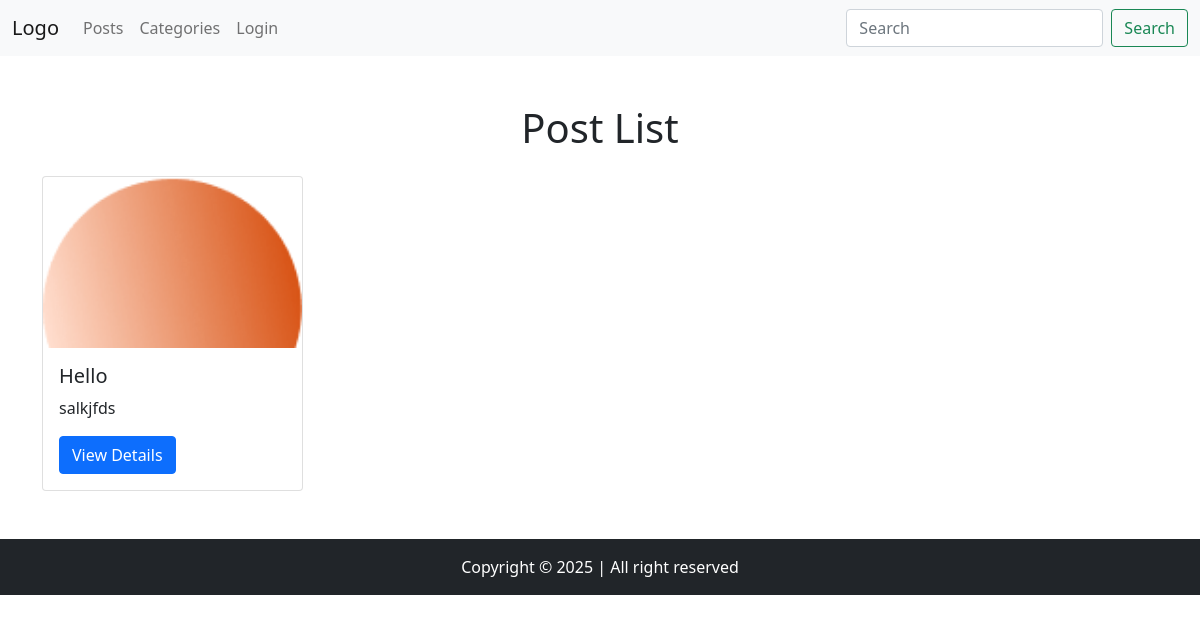
The app's page /, older data.
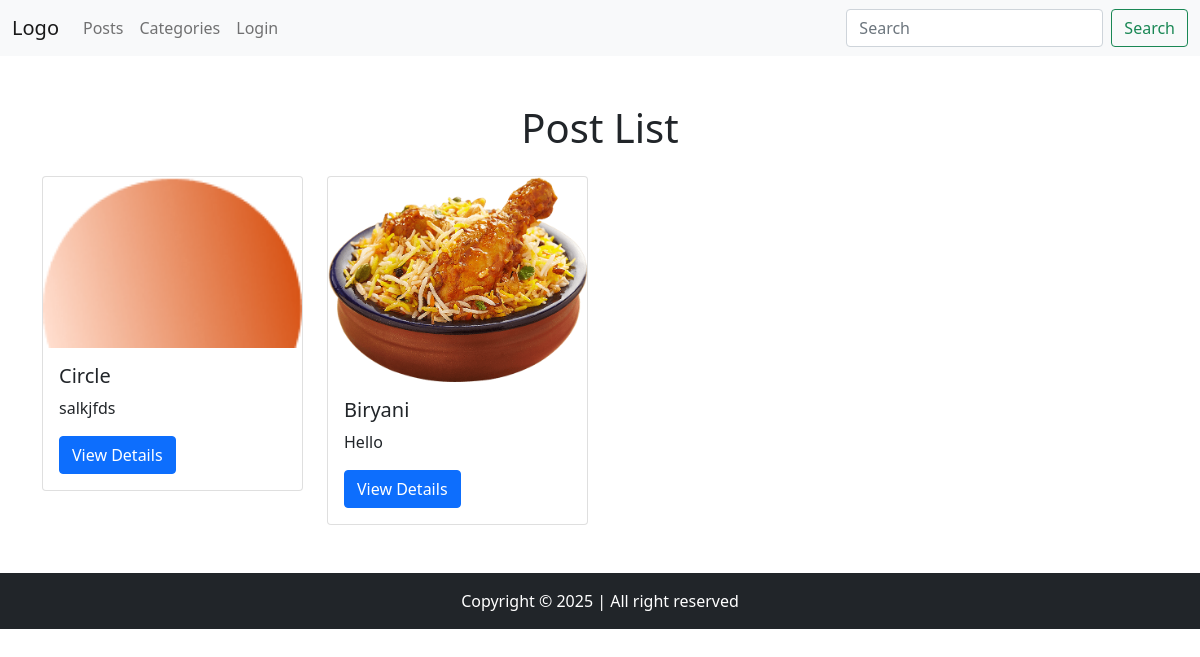
The same page, newer data.
### app/models.py (models this page shows)
class PostModel(models.Model):
    title = models.CharField(max_length=50)
    description = models.TextField()
    image = models.ImageField(null=True, upload_to="posts/")
    category = models.ForeignKey(CategoryModel, on_delete=models.CASCADE, null=True)
    viewer = models.IntegerField(default=0)
    created_at = models.DateTimeField(auto_now_add=True)
    updated_at = models.DateTimeField(auto_now=True)

### app/views.py (the view)
# urls.py: path("", views.index),
def index(request):
    search = request.GET.get("search")
    posts = PostModel.objects.all()
    if search:
        posts = posts.filter(
            Q(title__icontains=search)
            | Q(description__icontains=search)
            | Q(category__name__icontains=search)
        )
    paginator = Paginator(posts, 2)
    page_number = request.GET.get("page")
    page_obj = paginator.get_page(page_number)
    context = {"posts": page_obj}
    return render(request, "index.html", context)

### templates/index.html (shortened to what this page needs)
{% extends 'components/base.html' %}
{% block body %}
<h1 class="text-center">Post List</h1>
<div class="row">
    {% for post in posts %}
    <div class="col-12 col-md-6 col-lg-4 col-xl-3 mt-3">
        <div class="card">
            <img src="{{ post.image.url }}" class="card-img-top" alt="{{ post.title }}">
            <div class="card-body">
                <h5 class="card-title">{{ post.title }}</h5>
                <p class="card-text">{{ post.description }}</p>
                <a href="/post/detail/{{ post.id }}/" class="btn btn-primary">View Details</a>
            </div>
        </div>
    </div>
    {% endfor %}
</div>
{% endblock %}

Row changes from the older to the newer data that the page shows:
changed PostModel "salkjfds": title "Hello" → "Circle"
added PostModel: image (picture), title "Biryani", description "Hello"
